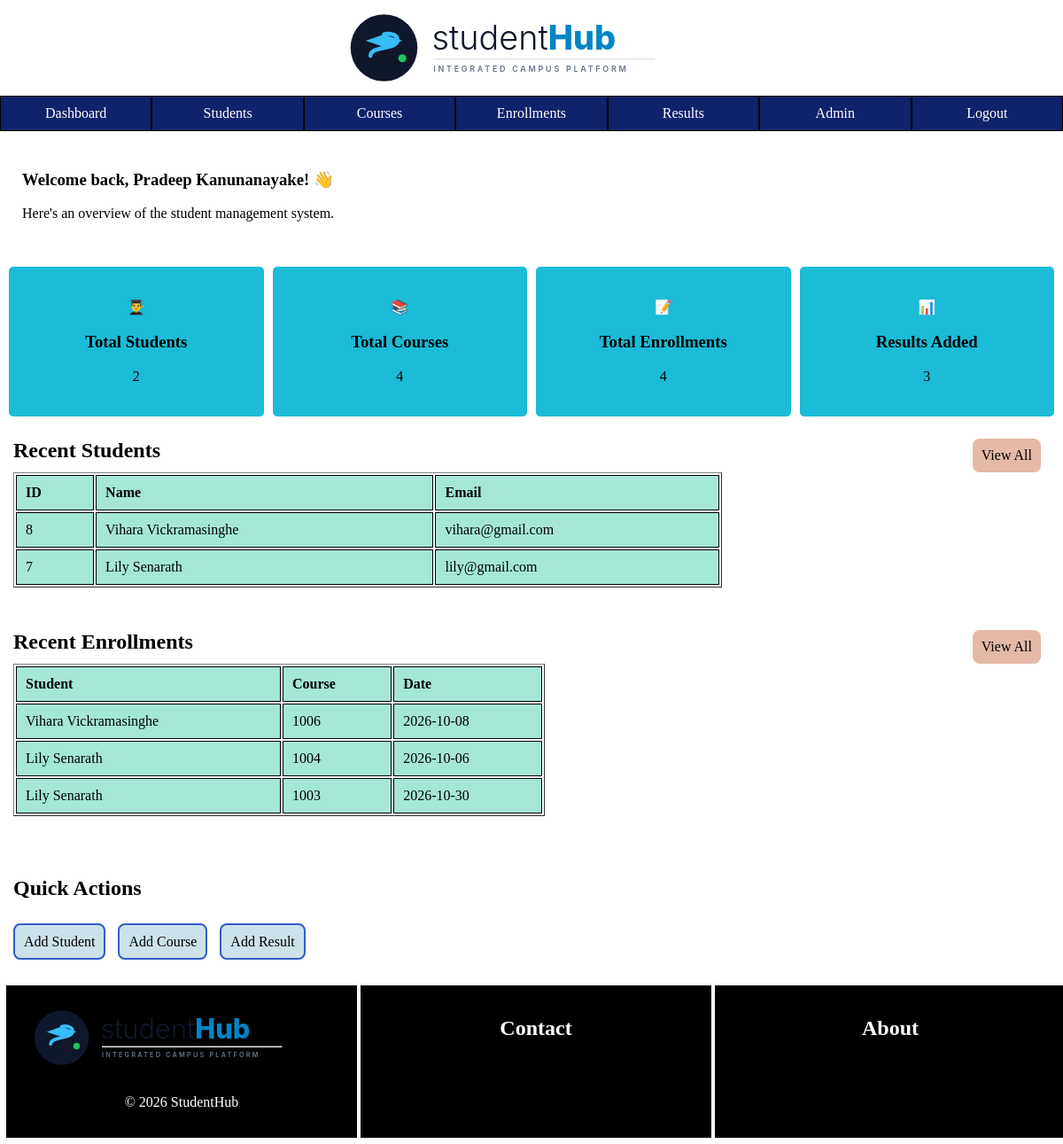
Page /admin/dashboard.php (signed in) on the committed database.
### tables this page shows
CREATE TABLE `students` (
  `student_id` int(11) NOT NULL,
  `user_id` int(11) NOT NULL,
  `student_number` varchar(20) DEFAULT NULL,
  `nic` varchar(20) DEFAULT NULL,
  `mobile` varchar(20) DEFAULT NULL,
  `address` varchar(255) DEFAULT NULL
);

CREATE TABLE `users` (
  `user_id` int(11) NOT NULL,
  `name` varchar(100) NOT NULL,
  `email` varchar(100) NOT NULL,
  `password` varchar(225) NOT NULL,
  `role` varchar(20) NOT NULL
);

CREATE TABLE `enrollments` (
  `enrollment_id` int(11) NOT NULL,
  `student_id` int(11) NOT NULL,
  `course_id` int(11) NOT NULL,
  `enrollment_date` date NOT NULL,
  `status` varchar(20) NOT NULL
);

CREATE TABLE `courses` (
  `course_id` int(11) NOT NULL,
  `course_code` varchar(20) NOT NULL,
  `course_name` varchar(100) NOT NULL,
  `credits` int(11) NOT NULL,
  `description` text DEFAULT NULL
);

### admin/dashboard.php (the view, shortened to what this page needs)
<?php
    include "../includes/db.php";
?>
<!DOCTYPE html>
<html lang="en">
<head>
    <link rel="stylesheet" href="/student_management/css/style.css">
</head>
<body>
    <?php
        include "../includes/header.php";
    ?>
    <?php
        include "../includes/admin-navbar.php";
    ?>
    <div class="welcome-section">
        <h3>Welcome back, <?php echo $_SESSION['name']; ?>! 👋</h3>
        <p>Here's an overview of the student management system. </p>
    </div>
    <div class="cards">
        <div>
            <p>👨‍🎓</p>
            <h3>Total Students</h3>
            <p>
                <?php
                    $result = $conn->query("SELECT COUNT(*) AS total_students FROM students");
                    $row = $result->fetch_assoc();
                    echo $row['total_students'];
                ?>
            </p>
        </div>
        <div>
            <p>📚</p>
            <h3>Total Courses</h3>
            <p>
                <?php
                    $result = $conn->query("SELECT COUNT(*) AS total_courses FROM courses");
                    $row = $result->fetch_assoc();
                    echo $row['total_courses'];
                ?>
            </p>
        </div>
        <div>
            <p>📝</p>
            <h3> Total Enrollments</h3>
            <p>
                <?php
                    $result = $conn->query("SELECT COUNT(*) AS total_enrollments FROM enrollments");
                    $row = $result->fetch_assoc();
                    echo $row['total_enrollments'];
                ?>
            </p>
        </div>
        <div>
            <p>📊</p>
            <h3> Results Added</h3>
            <p>
                <?php
                    $result = $conn->query("SELECT COUNT(*) AS total_results FROM results");
                    $row = $result->fetch_assoc();
                    echo $row['total_results'];
                ?>
            </p>
        </div>
    </div>
    <div class="recent-students">
        <div class="theme">
            <h2>Recent Students </h2>
            <a href="students.php">View All</a>
        </div>
        <table border="1" width="800" >
            <thead>
                <tr>
                    <th>ID</th>
                    <th>Name</th>
                    <th>Email</th>
                </tr>
            </thead>
            <tbody>
                    <?php
                        $result = $conn->query("SELECT s.student_id, u.name, u.email FROM students s JOIN users u ON s.user_id = u.user_id ORDER BY s.student_id DESC LIMIT 3");
                        while($row = $result->fetch_assoc()){
                            echo"<tr>
                                <td>{$row['student_id']}</td>
                                <td>{$row['name']}</td>
                                <td>{$row['email']}</td>
                            </tr>
                            ";
                        }
                    ?>
            </tbody>
        </table>
    </div>
    <br>
    <div class="recent-enrollements">
        <div class="theme">
            <h2>Recent Enrollments</h2>
            <a href="enrollments.php">View All</a>
        </div>
        <table width="600" border="1">
            <thead>
                <tr>
                    <th>Student</th>
                    <th>Course</th>
                    <th>Date</th>
                </tr>
            </thead>
            <tbody>
                    <?php
                        $result = $conn->query("SELECT u.name, c.course_code, e.enrollment_date FROM enrollments e JOIN students s ON e.student_id = s.student_id JOIN users u ON s.user_id = u.user_id JOIN courses c ON e.course_id = c.course_id ORDER BY e.enrollment_id DESC LIMIT 3");
                        while($row = $result->fetch_assoc()){
                            echo"<tr>
                                <td>{$row['name']}</td>
                                <td>{$row['course_code']}</td>
                                <td>{$row['enrollment_date']}</td>
                            </tr>
                            ";
                        }
                    ?>
            </tbody>
        </table>
    </div>
    <br>
    <div class="quick-actions">
        <h2>Quick Actions</h2> <br>
        <a href="add_student.php">Add Student</a>
        <a href="add_Course.php">Add Course</a>
        <a href="add_result.php">Add Result</a>
    </div>
    <br>
    <?php
        include "../includes/footer.php";
    ?>
</body>
</html>

### includes/header.php (shortened to what this page needs)
<!DOCTYPE html>
<html lang="en">
<head>
</head>
<body>
   <img class="logo" src="/student_management/images/gemini-svg.svg" alt="logo">
</body>
</html>

### includes/admin-navbar.php (shortened to what this page needs)
<!DOCTYPE html>
<html lang="en">
<head>
    <link rel="stylesheet" href="../css/style.css">
</head>
<body>
    <nav>
        <a href="../admin/dashboard.php">Dashboard</a>
        <a href="../admin/students.php">Students</a>
        <a href="../admin/course.php">Courses</a>
        <a href="../admin/enrollments.php">Enrollments</a>
        <a href="../admin/results.php">Results</a>
        <a href="../admin/admins.php">Admin</a>
        <a href="../logout.php">Logout</a>
    </nav>
</body>
</html>

### includes/footer.php
<footer>
    <div>
        <img src="/student_management/images/gemini-svg.svg" alt="">
        <p>© 2026 StudentHub</p>
    </div>
    <div>
        <h2>Contact</h2>
    </div>
    <div>
        <h2>About</h2>
    </div>
</footer>

### css/style.css (style rules this page uses)
* { box-sizing: border-box; }
html, body { margin: 0; min-height: 100%; }
body { min-height: 100vh; display: flex; flex-direction: column; }
footer { display: flex; flex-direction: row; flex-wrap: wrap; margin: 5px; width: 100%; }
footer div { background-color: black; color: white; text-align: center; flex: 1; border: 2px solid white; padding: 15px; }

### admin/dashboard.php (style rules this page uses)
.welcome-section { margin: 25px; }
.cards { margin: 10px; display: flex; flex-direction: row; gap: 10px; text-align: center; }
.cards div { border-radius: 5px; padding: 20px; flex: 1; background-color: rgb(28, 187, 215); }
.recent-students, .recent-enrollements, .quick-actions { margin: 15px; }
.theme { display: flex; justify-content: space-between; }
.recent-students h2, .recent-enrollements h2 { margin: 0; }
.recent-students a, .recent-enrollements a { margin-right: 10px; border-radius: 8px; text-decoration: none; padding: 10px; background-color: #e4b9a5; color: black; }
th, td { padding: 10px; text-align: left; background-color: #a5e7d6; border: 1px solid black; }
.quick-actions a { border-radius: 8px; text-decoration: none; padding: 10px; margin-right: 10px; background-color: hsl(196, 42%, 86%); color: black; border: 2px solid rgb(50, 94, 198); }

### includes/header.php (style rules this page uses)
.logo { display: block; width: 450px; align-items: center; margin: auto; }

### includes/admin-navbar.php (style rules this page uses)
nav { display: flex; flex-direction: row; justify-content: space-between; text-align: center; }
nav a { text-decoration: none; color: white; flex: 1; list-style-type: none; background-color: rgb(14, 35, 108); border: 1px solid black; padding: 10px; }

### rows in the picture
students: student_id "8", user.name "Vihara Vickramasinghe", user.email "vihara@gmail.com"
students: student_id "7", user.name "Lily Senarath", user.email "lily@gmail.com"
enrollments: users.name "Vihara Vickramasinghe", course.course_code "1006", enrollment_date "2026-10-08"
enrollments: users.name "Lily Senarath", course.course_code "1004", enrollment_date "2026-10-06"
enrollments: users.name "Lily Senarath", course.course_code "1003", enrollment_date "2026-10-30"

### other values in the picture
$_SESSION['name'] "Pradeep Kanunanayake"
$row['total_students'] "2"
$row['total_courses'] "4"
$row['total_enrollments'] "4"
$row['total_results'] "3"
